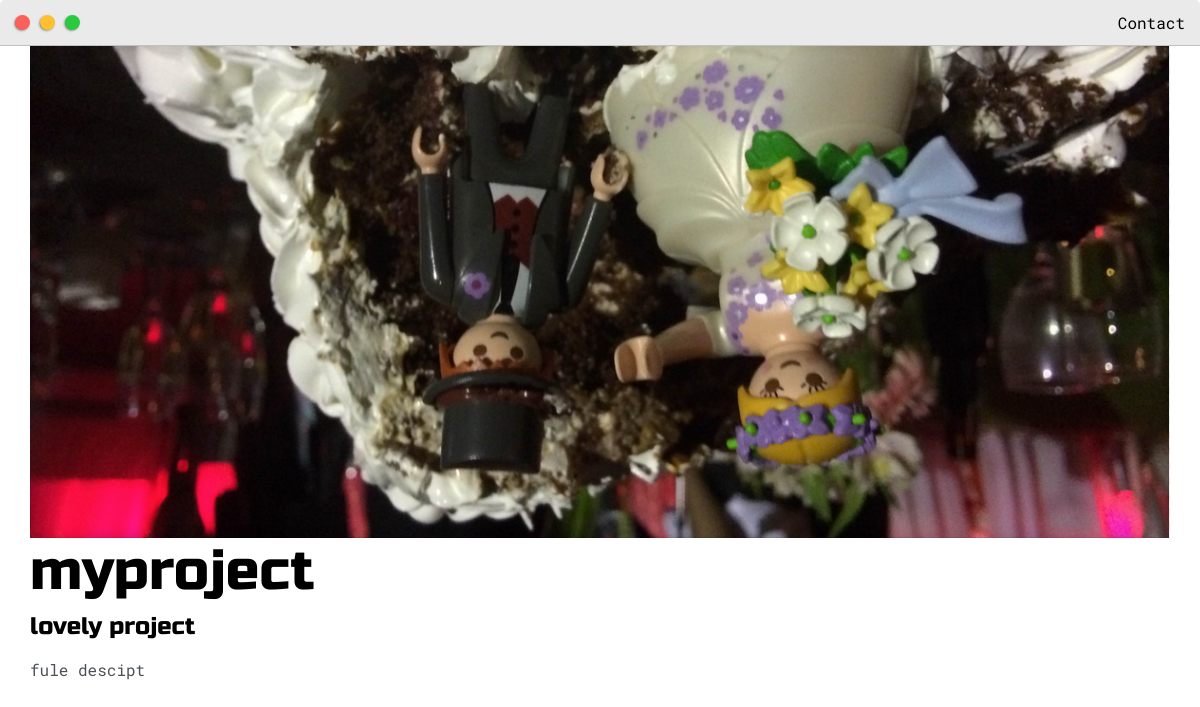
The app's page /post/myproject with its own data.
### base/models.py (models this page shows, shortened)
class Post(models.Model):
    headline = models.CharField(max_length=200)
    sub_headline = models.CharField(max_length=200,null=True,blank=True)
    thumbnail = models.ImageField(null=True,blank=True,upload_to='images',default="/images/placeholder.png")
    body = RichTextUploadingField(null=True,blank=True)
    created = models.DateTimeField(auto_now_add=True)
    active = models.BooleanField(default=False)
    featured = models.BooleanField(default=False)
    tags = models.ManyToManyField(Tag,null=True)
    slug = models.SlugField(null=True,blank=True)

### base/views.py (the view)
# urls.py: path('post/<slug:slug>', views.post,name='post'),
def post(request,slug):
    try:
        post = Post.objects.get(slug=slug)
    except Post.DoesNotExist:
        context = {}
        return render(request,'base/posts.html',context)
    context = {'post':post}
    return render(request,'base/post.html',context)

### base/templates/base/post.html (shortened to what this page needs)
{% extends 'base/main.html' %}
{% load static %}
{% block content %}
<div class="main-container">
     <img src="{{post.thumbnail.url}}">
    <h1>{{post.headline}}</h1>
    <h4>{{post.sub_headline}}</h4>
    <p>
        {{post.body|safe}}
    </p>
</div>
{% endblock content %}

### static/css/default.css (style rules this page uses)
:root { --mainColor:#eaeaea; --secondaryColor:#fff; --borderColor:#c1c1c1; --mainText:black; --secondaryText:#4b5156; --themeDotBorder:#24292e; --previewBg:rgb(251, 249, 243, 0.8); --previewShadow:#f0ead6; --buttonColor:black; }
html, body { padding: 0; margin: 0; scroll-behavior: smooth; }
body * { transition: 0.3s; }
h1, h2, h3, h4, h5, h6, strong { color: var(--mainText); font-family: 'Russo One', sans-serif; font-weight: 500; }
p, li, span, label, input, textarea { color: var(--secondaryText); font-family: 'Roboto Mono', monospace; }
h1 { font-size: 56px; }
h4 { font-size: 24px; }
.main-container { width: 1200px; margin: 0 auto; }
@media screen and (max-width: 1200px) { .main-container { width: 95%; } }

### base/templates/base/post.html (style rules this page uses)
img { max-width:100%; object-fit:cover; }

### records on screen
Post: thumbnail (picture), headline "myproject", sub_headline "lovely project", body "fule descipt"
